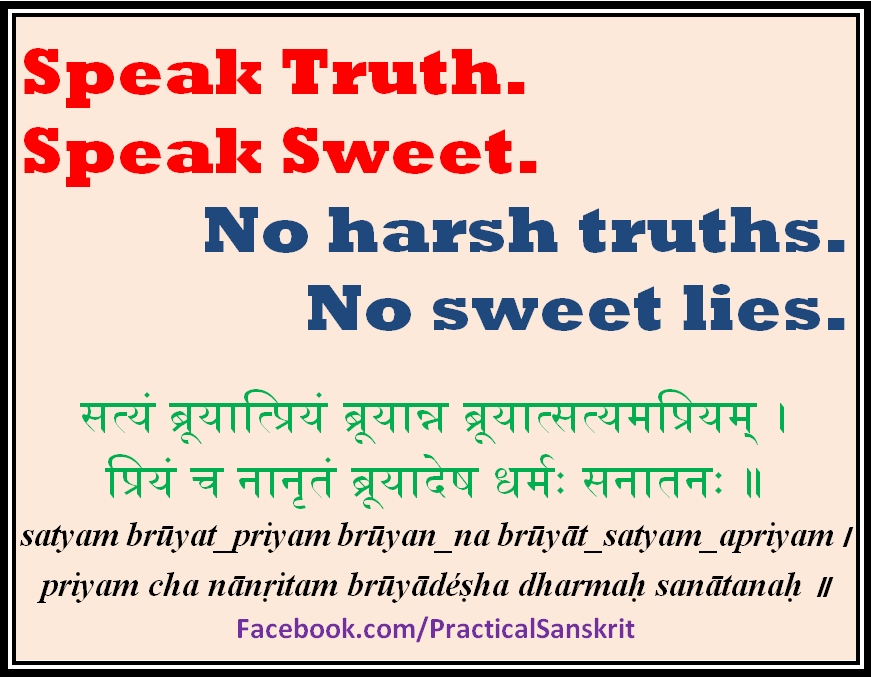
#> input picture assignment-3/images/colourful_text.png, 871 x 678 px
$ jupyter execute Ass3_q5.ipynb
#> lines starting #> are read from the running program, lines starting #| are printed output that depends on the picture; after the words box and inside, x2 and y2 are one past the last pixel; in counts of white or black regions, pixels touching at a corner belong together
[cell 1]
import matplotlib.pyplot as plt
import numpy as np
import cv2 as cv
import colorsys
import random

[cell 2]
def erosion(image,diameter):
    img=np.pad(image,((diameter//2,diameter//2),(diameter//2,diameter//2)),'constant')
    out=np.zeros(image.shape)
    for i in range(image.shape[0]):
        for j in range(image.shape[1]):
            out[i,j]=np.min(img[i:i+diameter,j:j+diameter])
    return out

def dialation(image,diameter):
    img=np.pad(image,((diameter//2,diameter//2),(diameter//2,diameter//2)),'constant')
    out=np.zeros(image.shape)
    for i in range(image.shape[0]):
        for j in range(image.shape[1]):
            out[i,j]=np.max(img[i:i+diameter,j:j+diameter])
    return out

[cell 3]
def TPA(image):
    cluster=np.zeros(image.shape,dtype=np.int64)
    count=0

    for i in range(image.shape[0]):
        for j in range(image.shape[1]):
            if i==0:
                if j==0 and image[i,j]==1:
                    count=count+1
                    cluster[i,j]=count
                else:
                    if image[i,j]==1 and image[i,j-1]==1:
                        cluster[i,j]=cluster[i,j-1]
                    elif image[i,j]==1:
                        count=count+1
                        cluster[i,j]=count
            else:
                if j==0 and image[i,j]==1 and image[i-1,j]==1 and image[i-1,j+1]==1:
                    cluster[i,j]=min(cluster[i-1,j],cluster[i-1,j+1])
                elif j==0 and image[i,j]==1 and image[i-1,j]==0 and image[i-1,j+1]==1 :
                    cluster[i,j]=cluster[i-1,j+1]

                elif j==0 and image[i,j]==1 and image[i-1,j]==1 and image[i-1,j+1]==0 :
                    cluster[i,j]=cluster[i-1,j]

                elif j==0 and image[i,j]==1 and image[i-1,j]==0 and image[i-1,j+1]==0 :
                    count+=1
                    cluster[i,j]=count
                elif j>0 and image[i,j]==1:
                    temp=[]
                    if image[i-1,j]==1:
                        temp.append(cluster[i-1,j])
                    if image[i-1,j-1]==1:
                        temp.append(cluster[i-1,j-1])
                    if j<int(image.shape[1])-1:
                        if image[i-1,j+1]==1:
                            temp.append(cluster[i-1,j+1])
                    if image[i,j-1]==1:
                        temp.append(cluster[i,j-1])
                    if len(temp)>0:
                        cluster[i,j]=min(temp)
                    else:
                        count+=1
                        cluster[i,j]=count


    mapping=np.arange(count+1)

    for i in range(0,image.shape[0]):
        for j in range(image.shape[1]):
            if image[i,j]==1:
                if j==0:
                    if cluster[i-1,j]!=cluster[i,j] and image[i-1,j]==1 and image[i,j]==1:
                        mapping[max(cluster[i,j],cluster[i-1,j])]=min(cluster[i,j],cluster[i-1,j])
                    if cluster[i-1,j+1]!=cluster[i,j] and image[i-1,j+1]==1 and image[i,j]==1:
                        mapping[max(cluster[i,j],cluster[i-1,j+1])]=min(cluster[i,j],cluster[i-1,j+1])

                else:
                    if cluster[i-1,j]!=cluster[i,j] and image[i-1,j]==1 and image[i,j]==1:
                        mapping[max(cluster[i,j],cluster[i-1,j])]=min(cluster[i,j],cluster[i-1,j])
                    if cluster[i,j]!=cluster[i,j-1] and image[i,j-1]==1 and image[i,j]==1:
                        mapping[max(cluster[i,j],cluster[i,j-1])]=min(cluster[i,j],cluster[i,j-1])
                    if j<image.shape[1]-1:
                        if cluster[i-1,j+1]!=cluster[i,j] and image[i-1,j+1]==1 and image[i,j]==1:
                            mapping[max(cluster[i,j],cluster[i-1,j+1])]=min(cluster[i,j],cluster[i-1,j+1])
                    if cluster[i-1,j-1]!=cluster[i,j] and image[i-1,j-1]==1 and image[i,j]==1:
                        mapping[max(cluster[i,j],cluster[i-1,j-1])]=min(cluster[i,j],cluster[i-1,j-1])

#     print(mapping)

    for i in range(count+1):
        if i!=mapping[i]:
            temp=i
            val=mapping[i]
            while temp!=val:
                temp=val
                val=mapping[temp]
            mapping[i]=val

    result=cluster.copy()

    for i in range(image.shape[0]):
        for j in range(image.shape[1]):
            result[i,j]=mapping[cluster[i,j]]
#     print(count)
    return [result,mapping]

[cell 4]
def find_ind(img,c):
    return np.logical_and(np.logical_and((img[:,:,0]-c[0]==0),(img[:,:,1]-c[1]==0)),(img[:,:,2]-c[2]==0))

[cell 5]
image=cv.imread('../images/colourful_text.png')
#> image is the input picture: shape (678, 871, 3); mean B, G, R 185, 197.1, 217.1

plt.imshow(image)
plt.show()

image=cv.cvtColor(image,cv.COLOR_BGR2RGB)
# (T,binary_image)=cv2.threshold(image,128,255,cv2.THRESH_BINARY)
# binary_image=binary_image//255

c = np.array([[255,   0,   0],[ 31,  73, 125],[  0, 176,  80],[0,0,0],[112,  48, 160]])

for i in range(5):
    img = np.zeros((image.shape[0],image.shape[1]))
    img[find_ind(image,c[i])] = 1
    [twopass_image,mapping] = TPA(img)
    print("Color",c[i])
    print(np.unique(twopass_image).size)
    print("--------------")
#> img: shape (678, 871) float64; values 0 (black) and 1 (white), 0.4% white in thin lines or dots, all inside (x1, y1, x2, y2) = (238, 617, 634, 642)
#> twopass_image: shape (678, 871) int64; 35 distinct labels, from 0 to 54

[cell 6]
def find(image,count):
    out = np.zeros(image.shape,dtype=int)
    fig = plt.figure()
    fig.set_size_inches(10, 10)
    img  = np.copy(image)
    neg_image=255-image
    neg_image=neg_image//255
    image=image//255

    [twopass_image,mapping]=TPA(image)
    im_unique,im_count=np.unique(twopass_image,return_counts=True)

    [neg_twopass_image,neg_mapping]=TPA(neg_image)
    negim_unique,negim_count=np.unique(neg_twopass_image,return_counts=True)

    indices=np.zeros(negim_unique.size)
    for i in range(2,negim_unique.size):
        if negim_unique[i]!=0:
            x=np.where(neg_twopass_image==negim_unique[i])
            up_r=x[0][0]
            up_c=x[1][0]
            if twopass_image[up_r-1,up_c]!=0:
                indices[i]=twopass_image[up_r-1,up_c]

    indices,cnt=np.unique(indices,return_counts=True)

    for i in range(indices.size):
        if cnt[i]==count and indices[i]!=0:
            out[twopass_image==indices[i]]=1

    f, axarr = plt.subplots(1,2,figsize=(15,10))
    axarr[0].imshow(img,cmap="gray")
    axarr[1].imshow(out,cmap="gray")
    axarr[0].set_title("Given Image")
    axarr[1].set_title("Only those letters that enclose " +str(count)+ " empty region")

[cell 7]
img = cv.cvtColor(cv.imread('../images/tamil.jpeg'),cv.COLOR_BGR2RGB)
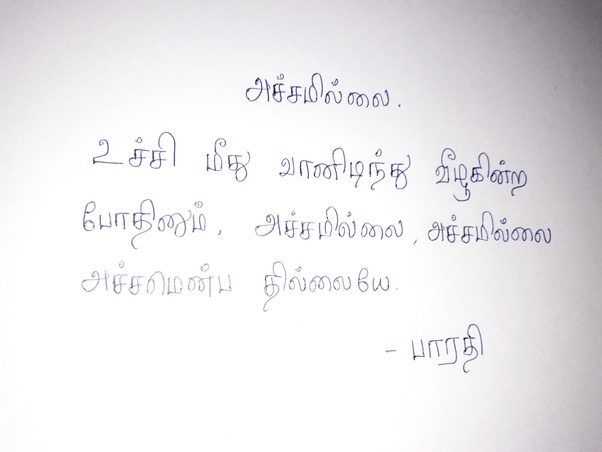
#> input picture assignment-3/images/tamil.jpeg, 602 x 452 px
#> img: shape (452, 602, 3)
a = img[:,:,2]
_,img = cv.threshold(a,200,255,cv.THRESH_BINARY)
#> img: shape (452, 602); 88.3% white; 298 black regions (224 under 20 px), largest, box (x1, y1, x2, y2) and area: (419, 0, 602, 452) 26203, (463, 324, 483, 373) 194, (470, 152, 490, 183) 177
img=erosion(img,2)
#> in erosion, `img=np.pad(image,((diameter//2,diameter//2),(diameter//2,diameter//2))..`: img: shape (454, 604); 87.6% white; 295 black regions (222 under 20 px), largest, box (x1, y1, x2, y2) and area: (0, 0, 604, 454) 28453, (464, 325, 484, 374) 194, (471, 153, 491, 184) 177
#> in erosion, `out=np.zeros(image.shape)`: out: shape (452, 602) float64; every value is 0
#> after the loop in erosion, `for i in range(image.shape[0]):`: out: shape (452, 602) float64; 85.7% white; 173 black regions (83 under 20 px), largest, box (x1, y1, x2, y2) and area: (0, 0, 602, 452) 28009, (470, 152, 528, 197) 735, (511, 227, 552, 245) 403
img = 255 - img

find(img,1)
#> after the loop in TPA (call 6), `for i in range(image.shape[0]):`:
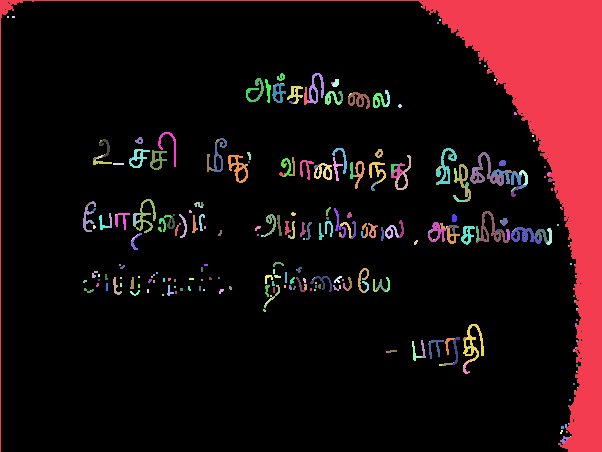
#> cluster: shape (452, 602) int64; 365 distinct labels, from 0 to 364; one colour per label, 0 black
#> after the loop in TPA (call 6), `for i in range(image.shape[0]):`: count = 364
#> in TPA (call 6), `mapping=np.arange(count+1)`: mapping = 365 values from 0 to 364
#> after the loop in TPA (call 6), `for i in range(0,image.shape[0]):`: mapping = 365 values, max 361 at index 363, min 0 at index 0, mean 150.1
#> the loop in TPA (call 6), `for i in range(count+1):` made 365 passes
#> after the loop in TPA (call 6), `for i in range(count+1):`: mapping = 365 values, max 359 at index 359, min 0 at index 0, mean 146.5
#> after the loop in TPA (call 6), `for i in range(image.shape[0]):`:
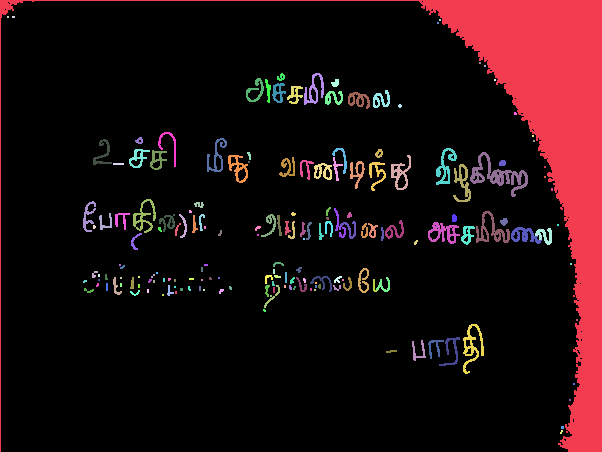
#> result: shape (452, 602) int64; 177 distinct labels, from 0 to 359; one colour per label, 0 black
#> in find, `im_unique,im_count=np.unique(twopass_image,return_counts=True)`: im_unique = 177 values from 0 to 359; im_count = 177 values, max 233307 at index 0, min 4 at index 2, mean 1537.3
#> after the loop in TPA (call 7), `for i in range(image.shape[0]):`:
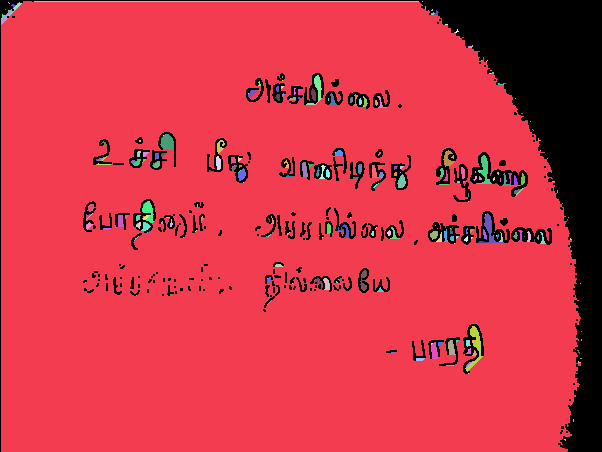
#> cluster: shape (452, 602) int64; 295 distinct labels, from 0 to 294; one colour per label, 0 black
#> after the loop in TPA (call 7), `for i in range(image.shape[0]):`: count = 294
#> in TPA (call 7), `mapping=np.arange(count+1)`: mapping = 295 values from 0 to 294
#> after the loop in TPA (call 7), `for i in range(0,image.shape[0]):`: mapping = 295 values, max 294 at index 294, min 0 at index 0, mean 57.27
#> the loop in TPA (call 7), `for i in range(count+1):` made 295 passes
#> after the loop in TPA (call 7), `for i in range(count+1):`: mapping = 295 values, max 294 at index 294, min 0 at index 0, mean 39.72
#> after the loop in TPA (call 7), `for i in range(image.shape[0]):`:
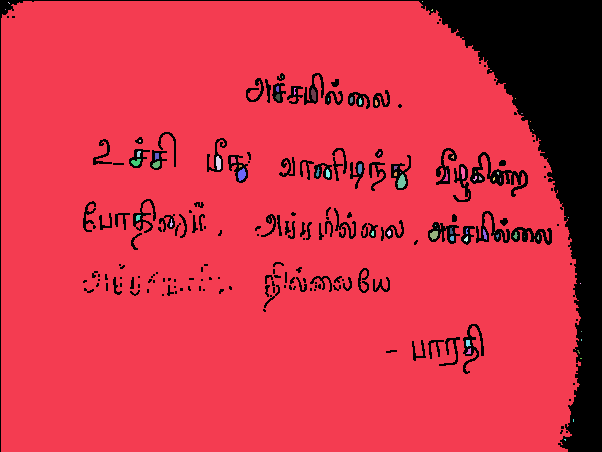
#> result: shape (452, 602) int64; 74 distinct labels, from 0 to 294; one colour per label, 0 black
#> in find, `[neg_twopass_image,neg_mapping]=TPA(neg_image)`: neg_mapping has the same summary as mapping in TPA
#> in find, `negim_unique,negim_count=np.unique(neg_twopass_image,return_counts=True)`: negim_unique = 74 values from 0 to 294; negim_count = 74 values, max 232226 at index 1, min 1 at index 2, mean 3677.1
#> in find, `indices=np.zeros(negim_unique.size)`: indices = 74 values from 0 to 0
#> the loop in find, `for i in range(2,negim_unique.size):` made 72 passes
#> (x, up_r, up_c) on passes 2, 4, 5, 6, 7, 8, 9, 10, 11, 12, 13: (([2, 3], [8, 9]), 2, 8), (([9, 10, 10], [432, 431, 432]), 9, 432), (([70, 70], [490, 491]), 70, 490), (([76, 77], [282, 282]), 76, 282), (16 positions, rows 86 to 91, columns 276 to 278, 86, 277), (10 positions, rows 88 to 94, columns 294 to 295, 88, 294), (47 positions, rows 88 to 100, columns 311 to 315, 88, 312), (25 positions, rows 94 to 100, columns 275 to 279, 94, 277), (16 positions, rows 97 to 102, columns 350 to 352, 97, 351), (([98, 99, 100], [328, 328, 328]), 98, 328), (17 positions, rows 98 to 104, columns 359 to 361, 98, 360)
#> (up_r, up_c) on passes 1, 3, 14, 17, 21, 23: (1, 422), (9, 5), (98, 515), (121, 530), (152, 379), (155, 453)
#> after the loop in find, `for i in range(2,negim_unique.size):`: indices = 74 values, max 323 at index 68, min 0 at index 0, mean 74.86
#> in find, `indices,cnt=np.unique(indices,return_counts=True)`: indices = 32 values from 0 to 323; cnt = 32 values, max 17 at index 1, min 1 at index 2, mean 2.31
#> after the loop in find, `for i in range(indices.size):`:
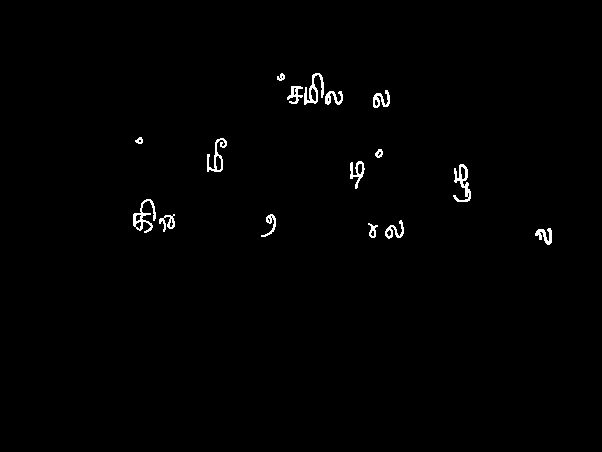
#> out: shape (452, 602) int64; values 0 (black) and 1 (white), 0.87% white in thin lines or dots, all inside (x1, y1, x2, y2) = (133, 73, 552, 245)
find(img,2)
#> after the loop in find (call 2), `for i in range(indices.size):`: out: shape (452, 602) int64; values 0 (black) and 1 (white), 0.69% white in thin lines or dots, all inside (x1, y1, x2, y2) = (129, 83, 542, 374)

[cell 8]
img = cv.cvtColor(cv.imread('../images/telugu.jpeg'),cv.COLOR_BGR2RGB)
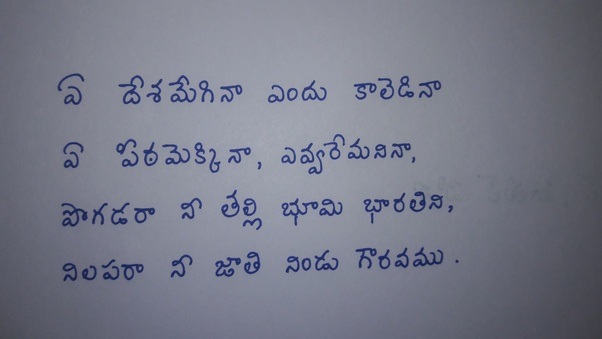
#> input picture assignment-3/images/telugu.jpeg, 602 x 339 px
#> img: shape (339, 602, 3)
a = img[:,:,2]
#> a: shape (339, 602)
_,img = cv.threshold(a,110,255,cv.THRESH_BINARY)
#> img: shape (339, 602); 82.3% white; 230 black regions (169 under 20 px), largest, box (x1, y1, x2, y2) and area: (453, 0, 602, 339) 24937, (0, 207, 94, 339) 5581, (61, 203, 87, 227) 236
img=erosion(img,2)
#> in erosion (call 2), `img=np.pad(image,((diameter//2,diameter//2),(diameter//2,diameter//2))..`: img: shape (341, 604); 81.6% white; 222 black regions (163 under 20 px), largest, box (x1, y1, x2, y2) and area: (0, 0, 604, 341) 32468, (62, 204, 88, 228) 236, (414, 248, 444, 268) 195
#> in erosion (call 2), `out=np.zeros(image.shape)`: out: shape (339, 602) float64; every value is 0
#> after the loop in erosion (call 2), `for i in range(image.shape[0]):`: out: shape (339, 602) float64; 79.5% white; 120 black regions (45 under 20 px), largest, box (x1, y1, x2, y2) and area: (0, 0, 602, 339) 32006, (61, 203, 88, 228) 352, (413, 247, 444, 268) 306
img = 255 - img

find(img,1)
#> after the loop in TPA (call 10), `for i in range(image.shape[0]):`: cluster: shape (339, 602) int64; 364 distinct labels, from 0 to 363
#> after the loop in TPA (call 10), `for i in range(image.shape[0]):`:
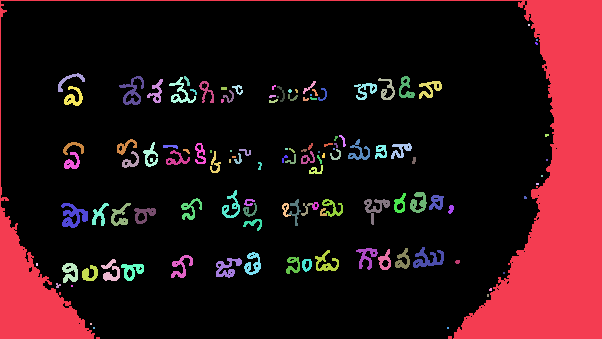
#> result: shape (339, 602) int64; 122 distinct labels, from 0 to 358; one colour per label, 0 black
#> after the loop in TPA (call 11), `for i in range(image.shape[0]):`: cluster: shape (339, 602) int64; 281 distinct labels, from 0 to 280
#> after the loop in TPA (call 11), `for i in range(image.shape[0]):`:
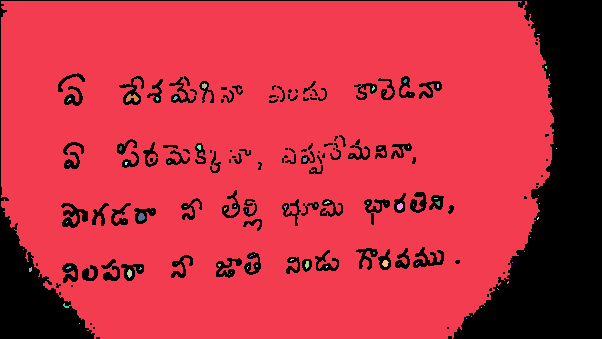
#> result: shape (339, 602) int64; 75 distinct labels, from 0 to 279; one colour per label, 0 black
#> after the loop in find (call 3), `for i in range(indices.size):`: out: shape (339, 602) int64; values 0 (black) and 1 (white), 2.8% white; 35 white regions, largest, box (x1, y1, x2, y2) and area: (61, 203, 88, 228) 352, (413, 247, 444, 268) 306, (119, 76, 144, 105) 274
find(img,2)
#> call 4 of find, with count = 2
#> after the loop in find (call 4), `for i in range(indices.size):`:
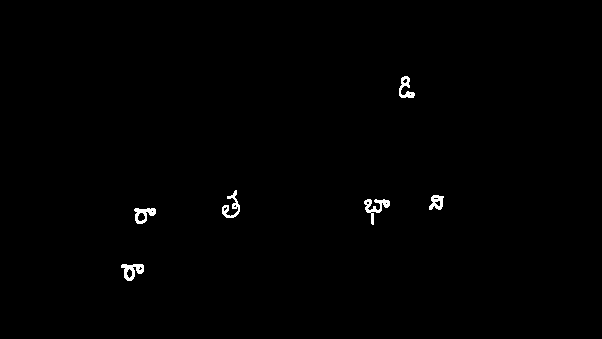
#> out: shape (339, 602) int64; values 0 (black) and 1 (white), 0.56% white; 6 white regions, box (x1, y1, x2, y2) and area: (364, 199, 390, 225) 238, (121, 264, 144, 281) 213, (222, 190, 240, 218) 193, (134, 208, 156, 224) 186, (399, 76, 415, 98) 166, (429, 195, 444, 210) 144
